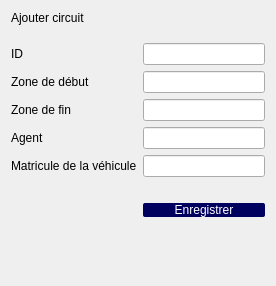
          <widget class="QWidget" name="scrollAreaWidgetContents_17">
           <property name="geometry">
            <rect>
             <x>0</x>
             <y>0</y>
             <width>276</width>
             <height>286</height>
            </rect>
           </property>
           <layout class="QFormLayout" name="formLayout_49">
            <item row="0" column="0" colspan="2">
             <widget class="QLabel" name="label_97">
              <property name="styleSheet">
               <string notr="true">font: 18pt &quot;Nunito Sans&quot;;</string>
              </property>
              <property name="text">
               <string>Ajouter circuit</string>
              </property>
             </widget>
            </item>
            <item row="1" column="1">
             <layout class="QHBoxLayout" name="horizontalLayout_68"/>
            </item>
            <item row="2" column="1">
             <layout class="QHBoxLayout" name="horizontalLayout_145"/>
            </item>
            <item row="4" column="0">
             <widget class="QLabel" name="label_98">
              <property name="text">
               <string>ID</string>
              </property>
             </widget>
            </item>
            <item row="4" column="1">
             <widget class="QLineEdit" name="lineEdit_ID_circuit"/>
            </item>
            <item row="5" column="0">
             <widget class="QLabel" name="label_281">
              <property name="text">
               <string>Zone de début</string>
              </property>
             </widget>
            </item>
            <item row="5" column="1">
             <widget class="QLineEdit" name="lineEdit_zone_debut"/>
            </item>
            <item row="6" column="0">
             <widget class="QLabel" name="label_99">
              <property name="text">
               <string>Zone de fin</string>
              </property>
             </widget>
            </item>
            <item row="6" column="1">
             <widget class="QLineEdit" name="lineEdit_zone_fin"/>
            </item>
            <item row="7" column="0">
             <widget class="QLabel" name="label_19">
              <property name="text">
               <string>Agent</string>
              </property>
             </widget>
            </item>
            <item row="7" column="1">
             <widget class="QLineEdit" name="lineEdit_Agent_circuit"/>
            </item>
            <item row="9" column="0">
             <widget class="QLabel" name="label_100">
              <property name="text">
               <string/>
              </property>
             </widget>
            </item>
            <item row="11" column="1">
             <widget class="QPushButton" name="pushButton_ajout_circuit">
              <property name="styleSheet">
               <string notr="true">QPushButton
{
	border: 10 px;border-radius: 2px;
background-color: rgb(0, 0, 95);
color:white;
	font: 25 9pt &quot;Nunito&quot;;
}</string>
              </property>
              <property name="text">
               <string>Enregistrer</string>
              </property>
             </widget>
            </item>
            <item row="8" column="0">
             <widget class="QLabel" name="label_20">
              <property name="text">
               <string>Matricule de la véhicule</string>
              </property>
             </widget>
            </item>
            <item row="8" column="1">
             <widget class="QLineEdit" name="lineEdit_Matricule_circuit"/>
            </item>
           </layout>
          </widget>
